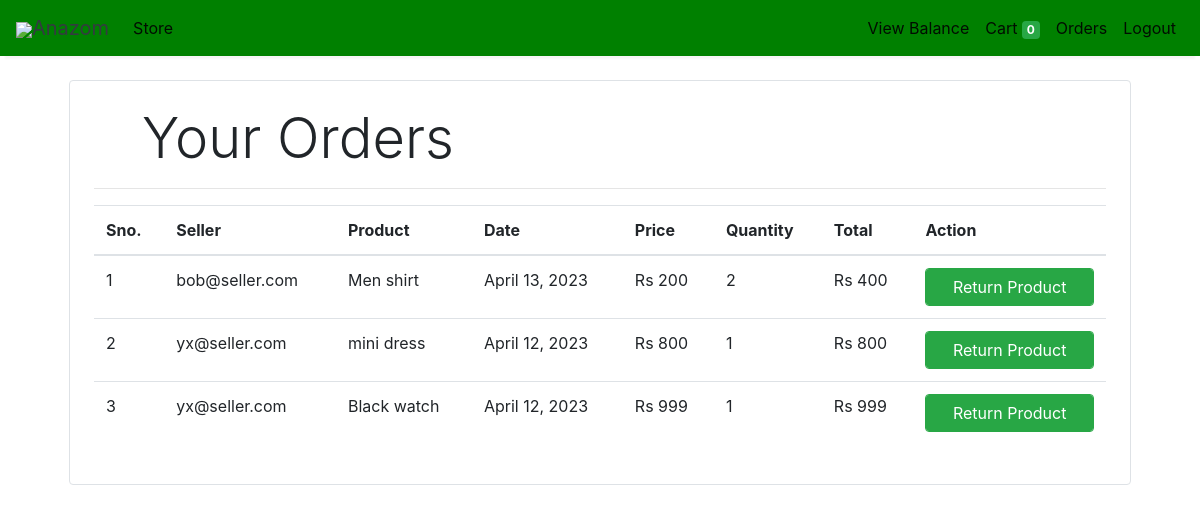
Before: /orders (signed in) with the older database file.
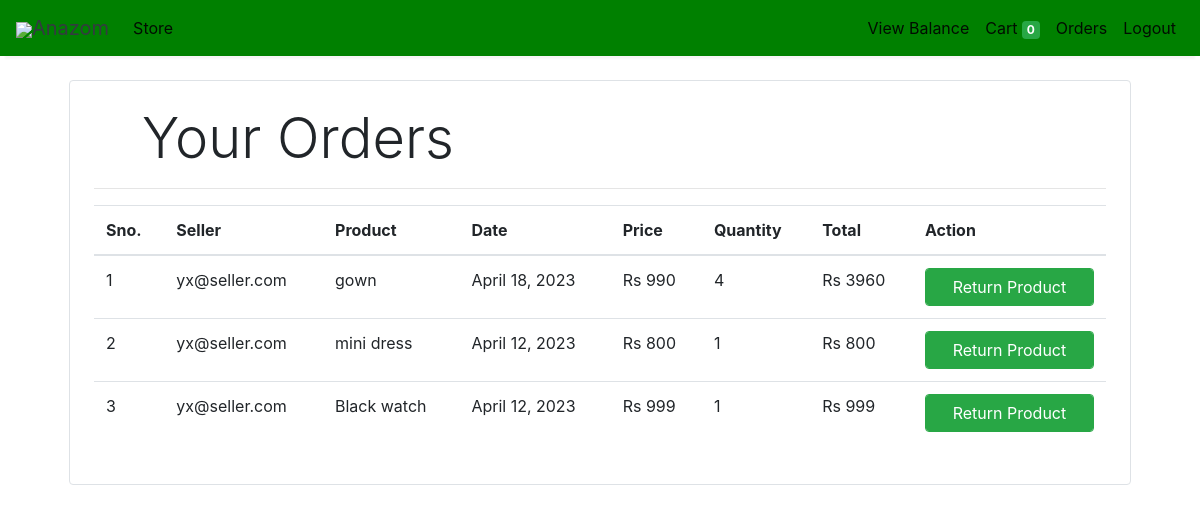
After: the same page with the newer database file.
### store/models/orders.py (models this page shows, shortened)
class Order(models.Model):
    product = models.ForeignKey(Products,
                                on_delete=models.CASCADE)
    customer = models.ForeignKey(Customer,
                                 on_delete=models.CASCADE)
    quantity = models.IntegerField(default=1)
    price = models.IntegerField()
    address = models.CharField (max_length=50, default='', blank=True)
    phone = models.CharField (max_length=50, default='', blank=True)
    date = models.DateField (default=datetime.datetime.today)
    status = models.BooleanField (default=False)
    seller = models.EmailField()
    @staticmethod
    def get_orders_by_customer(customer_id):
        return Order.objects.filter(customer=customer_id).order_by('-date')

### store/models/product.py (models this page shows, shortened)
class Products(models.Model):
    name = models.CharField(max_length=60)
    price= models.IntegerField(default=0)
    category= models.ForeignKey(Category,on_delete=models.CASCADE,default=1 )
    description= models.CharField(max_length=250, default='', blank=True, null= True)
    image= models.ImageField(upload_to='uploads/products/')
    seller = models.EmailField()
    quantity = models.IntegerField(default=0)

### store/middlewares/auth.py (the view)
    def middleware(request):
        print(request.session.get('customer'))
        returnUrl = request.META['PATH_INFO']
        print(request.META['PATH_INFO'])
        if not request.session.get('customer'):
           return redirect(f'login?return_url={returnUrl}')
        response = get_response(request)
        return response

### store/templatetags/custom_filter.py (called while the page is built)
@register.filter(name='currency')
def currency(number):
    return "Rs "+str(number)

@register.filter(name='multiply')
def multiply(number , number1):
    return number * number1

### store/views/orders.py (called while the page is built)
    @cache_control(no_cache=True, must_revalidate=True, no_store=True)
    def get(self , request ):
        if (request.session.get('customer')):
            customer = request.session.get('customer')
            user = Customer.objects.get(id= customer)
            if (user.userType == 'buyer'):
                orders = Order.get_orders_by_customer(customer)
                print(orders)
                return render(request , 'orders.html'  , {'orders' : orders})
            elif (user.userType == 'seller'):
                orders = Order.objects.filter(seller=user.email).order_by('-date')
                return render(request , 'sellerOrder.html'  , {'orders' : orders})
            elif (user.userType == 'admin'):
                pass
        else:
            return redirect('login')

### store/templates/orders.html (shortened to what this page needs)
{% extends 'base.html' %}
{% block content %}
{% load cart %}
{% load custom_filter %}
<div class="container">
   <div class="border rounded p-4 m-4">
        <p class="display-4 pl-4 ml-4">Your Orders</p>
        <hr>
        <table class="table">
            <thead>
                <tr>
                    <th>Sno.</th>
                    <th>Seller</th>
                    <th>Product</th>
                    <th>Date</th>
                    <th>Price</th>
                    <th>Quantity</th>
                    <th>Total</th>
                    <th>Action</th>
                </tr>
            </thead>
            <tbody>
                {% for order in orders %}
                <tr>
                    <td>{{forloop.counter}}</td>
                    <td>{{order.seller}}</td>
                    <td>{{order.product.name}}</td>
                    <td>{{order.date}}</td>
                    <td>{{order.price|currency}}</td>
                    <td>{{order.quantity}}</td>
                    <td>{{order.quantity|multiply:order.price|currency}}</td>
                    <td>
                        <form action="/orders" method="POST" class="btn-block">
                            <input type="submit" class="float-right btn btn-success form-control"
                                value="Return Product">
                        </form>
                    </td>
                </tr>
                {% endfor %}
            </tbody>
        </table>
   </div>
</div>
{% endblock %}

Changed rows visible on the page:
removed Order: seller "bob@seller.com", product.name "Men shirt", date "April 13, 2023", price "Rs 200", quantity "2", quantity|multiply "Rs 400"
added Order: seller "yx@seller.com", product.name "gown", date "April 18, 2023", price "Rs 990", quantity "4", quantity|multiply "Rs 3960"
